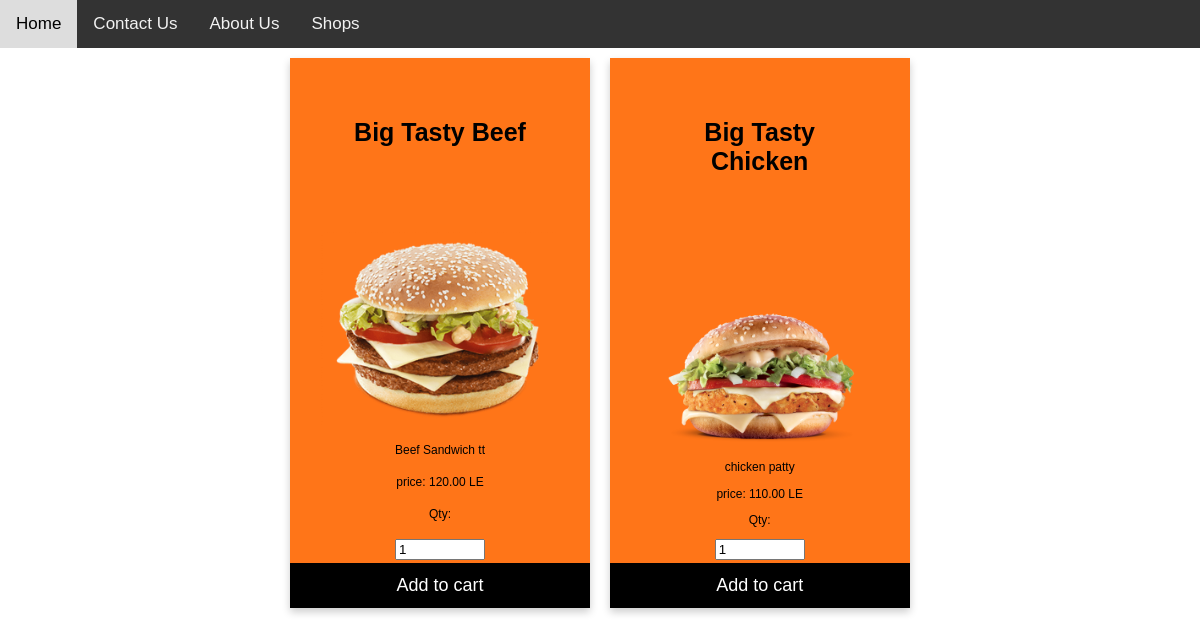
The app's page /products.php?shopId=1&catId=1 with its own data.
### tables this page shows
CREATE TABLE `products` (
  `Name` varchar(100) NOT NULL,
  `Description` varchar(100) NOT NULL,
  `Price` decimal(18,2) NOT NULL,
  `productID` int(11) NOT NULL,
  `Image` text NOT NULL,
  `quantity` int(200) NOT NULL,
  `catID` int(11) NOT NULL,
  `shopID` int(11) NOT NULL
);

### products.php (the view, shortened to what this page needs)
<body>
<?php
if(isset($_SESSION['ID']))
{
include("nav-bar.php");
}
else
{
echo'   <div class="topnav">
<a href="http://localhost/summerweb/home.php">Home</a>
<a href="http://localhost/summerweb/contactUs.php">Contact Us</a>
 <a href="http://localhost/summerweb/aboutUs.php">About Us</a>
  <a href="http://localhost/summerweb/restaurants.php">Shops</a>
</div>';
}
?>
        <div id="product-grid" style="display: flex;flex-wrap: wrap;justify-content: center;">
        <?php
            $servername = "localhost";
            $username = "root";
            $password = "";
            $dbname = "webproject";
            $conn = mysqli_connect($servername,$username,$password,$dbname);
            $shopID = $_GET['shopId'];
            $catID = $_GET['catId'];
            $sql="SELECT * FROM `products` WHERE shopID = ". $shopID ." AND catID = ". $catID ." ;";
            $result = mysqli_query($conn, $sql);
            while($row = mysqli_fetch_array($result))
            {
        ?>
            <div style=" float:right; margin:10px">
                <div class="product-item cards" width="200px">
                    <form method="post" action="cart.php">
                        <div class="mt-2 f-16"><strong><?php echo $row['Name']; ?></strong></div>
                        <div class="product-image">
                            <img src="http://localhost/summerweb/images/<?php echo $row['Image']; ?>">
                        </div>
                        <div class="product-description"> <?php echo $row['Description']; ?></div>
                        <div class="product-price">price: <?php echo $row['Price']; ?> LE</div>
                        <div class="product-price">Qty: </div>
                        <div>
                            <input type="number" name="quantity" value="1" size="2"/>
                            <input type="submit" name= "add_to_cart" value="Add to cart" class="btnAddAction"/>
                        </div>
                    </form>
                </div>
            </div>
        <?php } ?>

### products.php (style rules this page uses)
.cards { background-color: #FF7518; box-shadow: 0 4px 8px 0 rgba(0, 0, 0, 0.2); max-width: 300px; margin: auto; text-align: center; font-family: arial; max-height: 550px; height: 550px; margin-bottom: 1.5rem; font-size: 12px; }
.cards form { height: 100%; display: flex; flex-direction: column; justify-content: space-between; }
.cards button, .cards input[type=submit] { border: none; outline: 0; padding: 12px; color: white; background-color: #000; text-align: center; cursor: pointer; width: 100%; font-size: 18px; }
.cards input[type=number] { width: 30%; margin-bottom: 3px; }
.product-image img { max-height: 200px; height: 200px; }
.f-16 { font-size: 25px; padding: 60px; }
body { margin: 0; font-family: Arial, Helvetica, sans-serif; }
.topnav { overflow: hidden; background-color: #333; }
.topnav a { float: left; color: #f2f2f2; text-align: center; padding: 14px 16px; text-decoration: none; font-size: 17px; }

### records on screen
products: Name "Big Tasty Beef", Image (picture), Description "Beef Sandwich tt", Price "120.00"
products: Name "Big Tasty Chicken", Image (picture), Description "chicken patty", Price "110.00"
